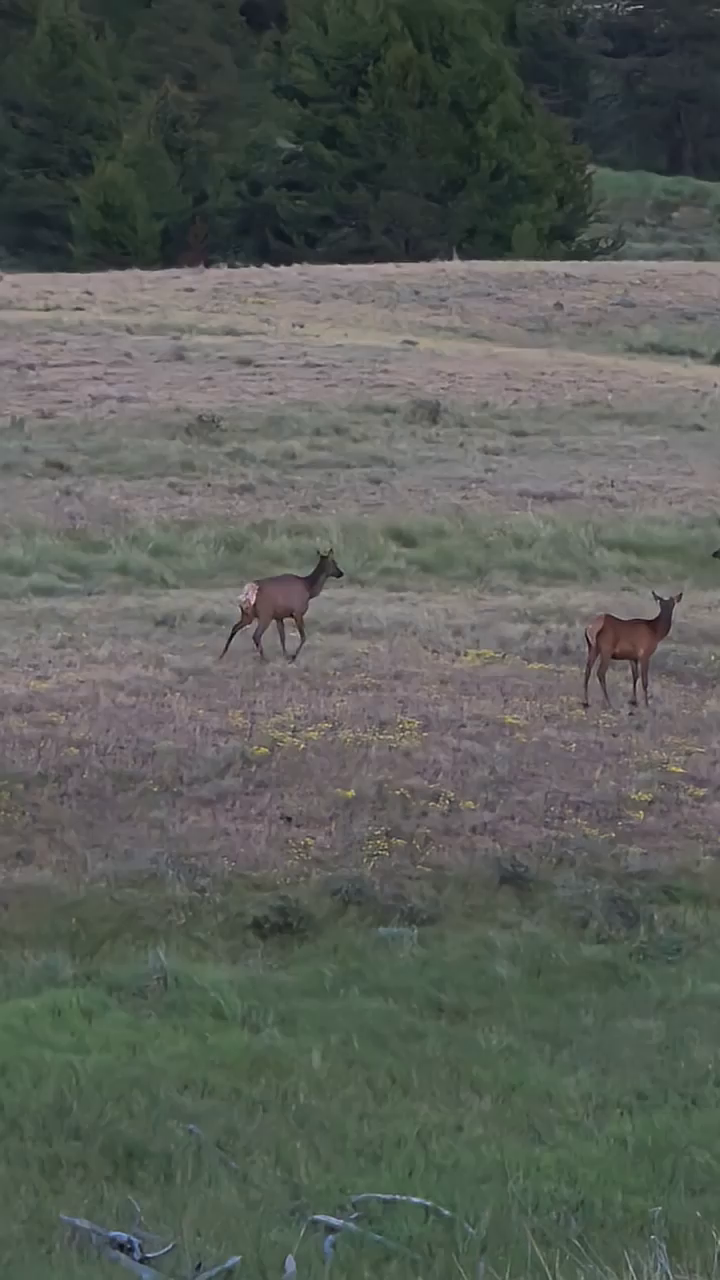
#> input picture frame 0 of data/samples/wildlife1.mp4, 720 x 1280 px
$ python visualize_result.py
#> lines starting #> are read from the running program, lines starting #| are printed output that depends on the picture
import cv2
import os
import random

MEMORY_DATA = {
  "individuals": {
    "animal_1": {
      "history": [
        {
          "timestamp": "00:00",
          "individual_id": "animal_1",
          "speed": 0.3,
          "posture_asymmetry": 0.9,
          "distance_from_group": 8.0,
          "group_baseline": {
            "avg_speed": 0.05,
            "avg_distance": 2.5
          },
          "explanation": {
            "seed": {
              "time_window": [
                0.0,
                4.0
              ],
              "avg_coordinate": [
                0.38,
                0.51
              ]
            },
            "description": "Individual is moving with a severe limp, holding the left hind leg completely off the ground."
          }
        },
        {
          "timestamp": "00:05",
          "individual_id": "animal_1",
          "speed": 0.25,
          "posture_asymmetry": 0.9,
          "distance_from_group": 4.0,
          "group_baseline": {
            "avg_speed": 0.05,
            "avg_distance": 2.0
          },
          "explanation": {
            "desc": "Individual continues to hop on three legs towards the group; left hind leg is dangling.",
            "class": "Elk",
            "expected_reason": "Severe injury or fracture to left hind leg"
          }
        },
        {
          "timestamp": "00:10",
          "individual_id": "animal_1",
          "speed": 0.2,
          "posture_asymmetry": 0.8,
          "distance_from_group": 1.0,
          "group_baseline": {
            "avg_speed": 0.1,
            "avg_distance": 1.5
          },
          "explanation": {
            "desc": "Slowing down as it merges with the herd, still avoiding weight bearing on the injured limb.",
            "class": "Elk",
            "expected_reason": "Severe injury or fracture to left hind leg"
          }
        },
        {
          "timestamp": "00:15",
          "individual_id": "animal_1",
          "speed": 0.0,
          "posture_asymmetry": 0.8,
          "distance_from_group": 0.5,
          "group_baseline": {
            "avg_speed": 0.05,
            "avg_distance": 1.5
          },
          "explanation": {
            "desc": "Standing with the group, left hind leg remains lifted in a static posture.",
            "class": "Elk",
            "expected_reason": "Severe injury or fracture to left hind leg"
          }
        }
      ],
      "confidence": 1.0,
      "risk_level": "at_risk"
    },
    "animal_2": {
      "history": [
        {
          "timestamp": "00:00",
          "individual_id": "animal_2",
          "speed": 0.0,
          "posture_asymmetry": 0.0,
          "distance_from_group": 2.0,
          "group_baseline": {
            "avg_speed": 0.05,
            "avg_distance": 2.5
          },
          "explanation": "Standing still, observing surroundings."
        },
        {
          "timestamp": "00:05",
          "individual_id": "animal_2",
          "speed": 0.0,
          "posture_asymmetry": 0.0,
          "distance_from_group": 1.5,
          "group_baseline": {
            "avg_speed": 0.05,
            "avg_distance": 2.0
          },
          "explanation": "Standing stationary as other individuals approach."
        },
        {
          "timestamp": "00:10",
          "individual_id": "animal_2",
          "speed": 0.1,
          "posture_asymmetry": 0.0,
          "distance_from_group": 1.0,
          "group_baseline": {
            "avg_speed": 0.1,
            "avg_distance": 1.5
          },
          "explanation": "Shifting position slightly within the group."
        },
        {
          "timestamp": "00:15",
          "individual_id": "animal_2",
          "speed": 0.0,
          "posture_asymmetry": 0.0,
          "distance_from_group": 0.5,
          "group_baseline": {
            "avg_speed": 0.05,
            "avg_distance": 1.5
          },
          "explanation": "Standing calmly within the cluster."
        }
      ],
      "confidence": 0.30800000000000005,
      "risk_level": "monitor"
    }
  }
}

VIDEO_PATH = "data/samples/wildlife1.mp4"
OUTPUT_VIDEO = "data/output/annotated_wildlife.mp4"
OUTPUT_FRAMES_DIR = "data/output/tracker_sample_frame"

def main():
    if not os.path.exists(os.path.dirname(OUTPUT_VIDEO)):
        os.makedirs(os.path.dirname(OUTPUT_VIDEO))
    if not os.path.exists(OUTPUT_FRAMES_DIR):
        os.makedirs(OUTPUT_FRAMES_DIR)

    target_data = None
    target_id = None

    for ind_id, data in MEMORY_DATA["individuals"].items():
        if data.get("risk_level") == "at_risk":
            target_data = data
            target_id = ind_id
            break

    if not target_data:
        print("No at_risk animals found in memory.")
        return

    hist_0 = target_data["history"][0]
    seed_info = hist_0.get("explanation", {}).get("seed", {})

    if not seed_info:
        print(f"No seed info found for {target_id}")
        return

    time_window = seed_info.get("time_window", [0.0, 5.0])
    avg_coord = seed_info.get("avg_coordinate", [0.5, 0.5])

    animal_class = "Unknown"
    for h in target_data["history"]:
        if isinstance(h["explanation"], dict) and "class" in h["explanation"]:
            animal_class = h["explanation"]["class"]
            break

    confidence = target_data.get("confidence", 0.0)

    cap = cv2.VideoCapture(VIDEO_PATH)
    if not cap.isOpened():
        print(f"Error opening video: {VIDEO_PATH}")
        return

    fps = cap.get(cv2.CAP_PROP_FPS)
    width = int(cap.get(cv2.CAP_PROP_FRAME_WIDTH))
    height = int(cap.get(cv2.CAP_PROP_FRAME_HEIGHT))

    start_sec = time_window[0]
    end_sec = time_window[1]

    start_frame = int(start_sec * fps)
    end_frame = int(end_sec * fps)

    cap.set(cv2.CAP_PROP_POS_FRAMES, start_frame)

    ret, frame = cap.read()
#> frame is the input picture: shape (1280, 720, 3); mean B, G, R 88, 94, 89.7
    if not ret:
        print("Could not read start frame.")
        cap.release()
        return

    cx = int(avg_coord[0] * width)
    cy = int(avg_coord[1] * height)

    w_box = int(width * 0.12)
    h_box = int(height * 0.15)
    bbox = (cx - w_box//2, cy - h_box//2, w_box, h_box)

    tracker = cv2.TrackerCSRT_create()
    tracker.init(frame, bbox)

    fourcc = cv2.VideoWriter_fourcc(*'mp4v')
    out_vid = cv2.VideoWriter(OUTPUT_VIDEO, fourcc, fps, (width, height))

    total_frames_to_process = end_frame - start_frame
    random_indices = sorted(random.sample(range(0, total_frames_to_process), 3))

    current_relative_frame = 0

    print(f"Tracking initialized for {target_id} (Class: {animal_class}) from {start_sec}s to {end_sec}s.")

    # Process first frame (seed frame)
    success = True
    p1 = (int(bbox[0]), int(bbox[1]))
    p2 = (int(bbox[0] + bbox[2]), int(bbox[1] + bbox[3]))

    cv2.rectangle(frame, p1, p2, (0, 0, 255), 2)

    text_label = f"{target_id} conf:{confidence}"
    cv2.putText(frame, text_label, (p1[0], p1[1] - 10),
                cv2.FONT_HERSHEY_SIMPLEX, 0.6, (0, 0, 255), 2)

    cv2.putText(frame, f"At Risk: {animal_class}", (20, 40),
                cv2.FONT_HERSHEY_SIMPLEX, 1, (255, 0, 0), 2)

    out_vid.write(frame)
    cv2.imshow("AI-Seeded Tracker", frame)
    if current_relative_frame in random_indices:
        fpath = os.path.join(OUTPUT_FRAMES_DIR, f"frame_{current_relative_frame}.jpg")
        cv2.imwrite(fpath, frame)

    current_relative_frame += 1

    while True:
        ret, frame = cap.read()
        if not ret:
            break

        current_frame_num = cap.get(cv2.CAP_PROP_POS_FRAMES)
        if current_frame_num > end_frame:
            break

        success, box = tracker.update(frame)
#> success = True; box = (229, 556, 86, 192)

        if success:
            (x, y, w, h) = [int(v) for v in box]
#> x = 229; y = 556; w = 86; h = 192
            cv2.rectangle(frame, (x, y), (x + w, y + h), (0, 0, 255), 2)
            cv2.putText(frame, f"{target_id} conf:{confidence}", (x, y - 10),
                        cv2.FONT_HERSHEY_SIMPLEX, 0.6, (0, 0, 255), 2)
        else:
            cv2.putText(frame, "LOST TARGET!", (50, 50),
                        cv2.FONT_HERSHEY_SIMPLEX, 1, (0, 0, 255), 3)

        cv2.putText(frame, f"At Risk: {animal_class}", (20, 40),
                    cv2.FONT_HERSHEY_SIMPLEX, 1, (255, 0, 0), 2)
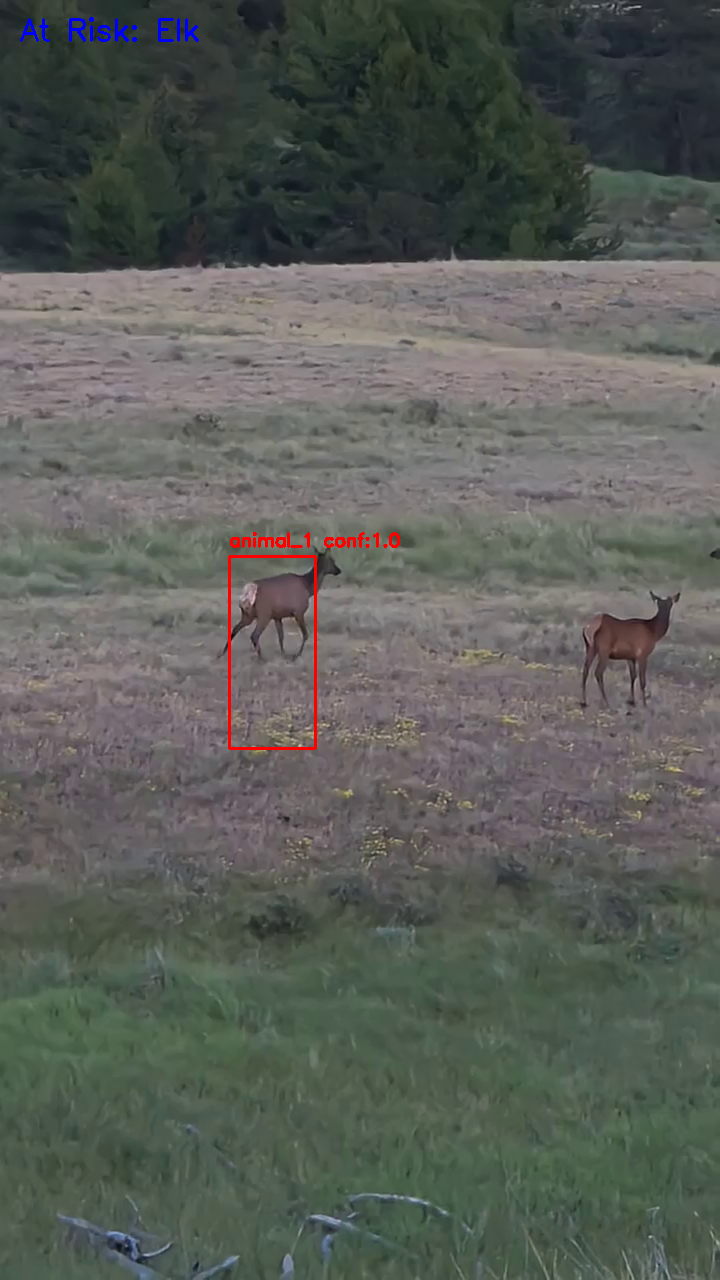
#> frame: shape (1280, 720, 3); mean B, G, R 88.2, 93.9, 90.3

        out_vid.write(frame)
        cv2.imshow("AI-Seeded Tracker", frame)

        if current_relative_frame in random_indices:
            fpath = os.path.join(OUTPUT_FRAMES_DIR, f"frame_{current_relative_frame}.jpg")
            cv2.imwrite(fpath, frame)

        current_relative_frame += 1

        if cv2.waitKey(1) & 0xFF == ord('q'):
#> (key q is pressed here)
            break

    cap.release()
    out_vid.release()
    cv2.destroyAllWindows()
    print("Processing complete.")

if __name__ == "__main__":
    main()
